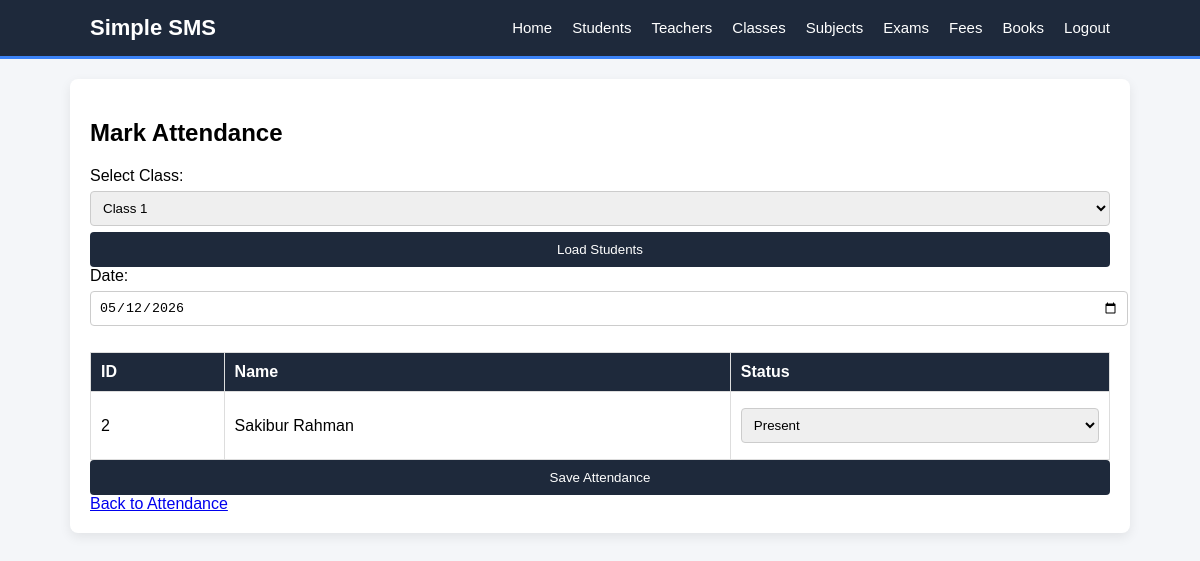
The app's page /mark_attendance.php?class_id=1 (signed in) with its own data.
### tables this page shows
CREATE TABLE `students` (
  `student_id` int NOT NULL AUTO_INCREMENT,
  `name` varchar(100) NOT NULL,
  `class_id` int DEFAULT NULL,
  `section_id` int DEFAULT NULL,
  `roll_number` int DEFAULT NULL,
  `guardian_name` varchar(100) DEFAULT NULL,
  `guardian_phone` varchar(20) DEFAULT NULL,
  `contact_details` varchar(255) DEFAULT NULL,
  PRIMARY KEY (`student_id`),
  KEY `fk_student_class` (`class_id`),
  KEY `fk_student_section` (`section_id`),
  CONSTRAINT `fk_student_class` FOREIGN KEY (`class_id`) REFERENCES `classes` (`class_id`),
  CONSTRAINT `fk_student_section` FOREIGN KEY (`section_id`) REFERENCES `sections` (`section_id`)
);

### mark_attendance.php (the view, shortened to what this page needs)
<?php
include 'db.php';
include 'header.php';
?>
<h2>Mark Attendance</h2>
<form method="get" action="">
    <label>Select Class:</label>
    <select name="class_id" required>
        <?php
        $classes = $conn->query("SELECT * FROM classes");
        while($c = $classes->fetch_assoc()) {
            $selected = (isset($_GET['class_id']) && $_GET['class_id'] == $c['class_id']) ? "selected" : "";
            echo "<option value='".$c['class_id']."' $selected>".$c['class_name']."</option>";
        }
        ?>
    </select>
    <button type="submit">Load Students</button>
</form>
<?php
if (isset($_GET['class_id'])) {
    $class_id = (int)$_GET['class_id'];
    $stmt = $conn->prepare("SELECT * FROM students WHERE class_id = ?");
    $stmt->bind_param("i", $class_id);
    $stmt->execute();
    $students = $stmt->get_result();
    if ($students->num_rows > 0) {
        echo "<form method='post' action=''>";
        echo "<label>Date:</label>";
        echo "<input type='date' name='date' value='".date('Y-m-d')."' required>";
        echo "<table>
                <tr>
                    <th>ID</th>
                    <th>Name</th>
                    <th>Status</th>
                </tr>";
        while($s = $students->fetch_assoc()) {
            echo "<tr>
                    <td>".$s['student_id']."</td>
                    <td>".$s['name']."</td>
                    <td>
                        <select name='status[".$s['student_id']."]'>
                            <option value='Present'>Present</option>
                            <option value='Absent'>Absent</option>
                            <option value='Late'>Late</option>
                        </select>
                    </td>
                  </tr>";
        }
        echo "</table>";
        echo "<button type='submit'>Save Attendance</button>";
        echo "</form>";
    } else {
        echo "<p>No students found in this class.</p>";
    }
}
?>
<a href="attendance.php">Back to Attendance</a>
<?php include 'footer.php'; ?>

### style.css (style rules this page uses)
body { font-family: Arial, sans-serif; background-color: #f4f6f9; margin: 0; padding: 0; }
table { width: 100%; border-collapse: collapse; margin-top: 20px; }
table, th, td { border: 1px solid #ddd; }
th, td { padding: 10px; text-align: left; }
th { background-color: #1e293b; color: white; }
input[type="text"], input[type="password"], input[type="number"], input[type="date"], select { width: 100%; padding: 8px; margin: 6px 0; border: 1px solid #ccc; border-radius: 4px; }
button { background-color: #1e293b; color: white; padding: 10px; border: none; cursor: pointer; width: 100%; border-radius: 4px; transition: 0.3s; }

### records on screen
students: student_id "2", name "Sakibur Rahman", student_id "Present"

### other values on screen
form field class_id "Class 1"
